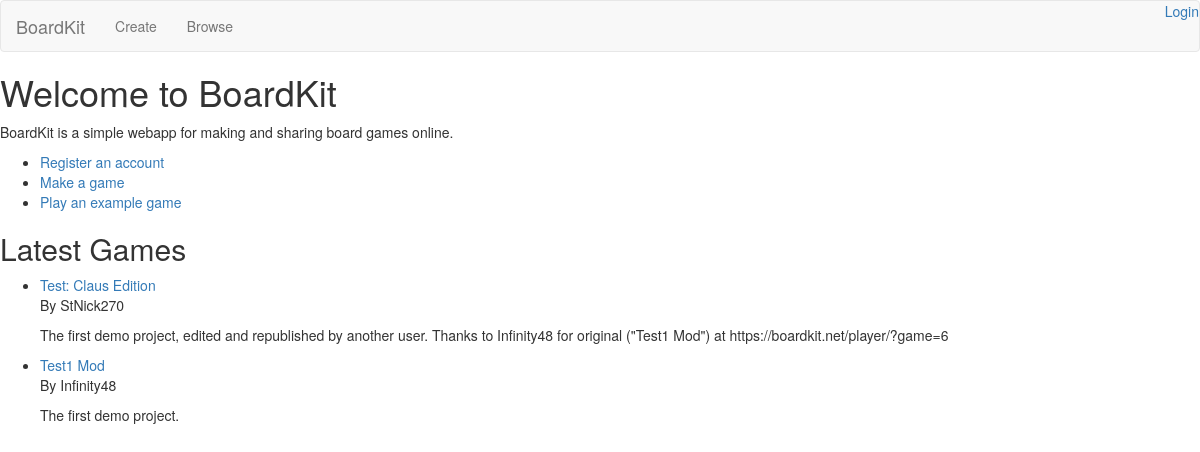
The app's page /, older data.
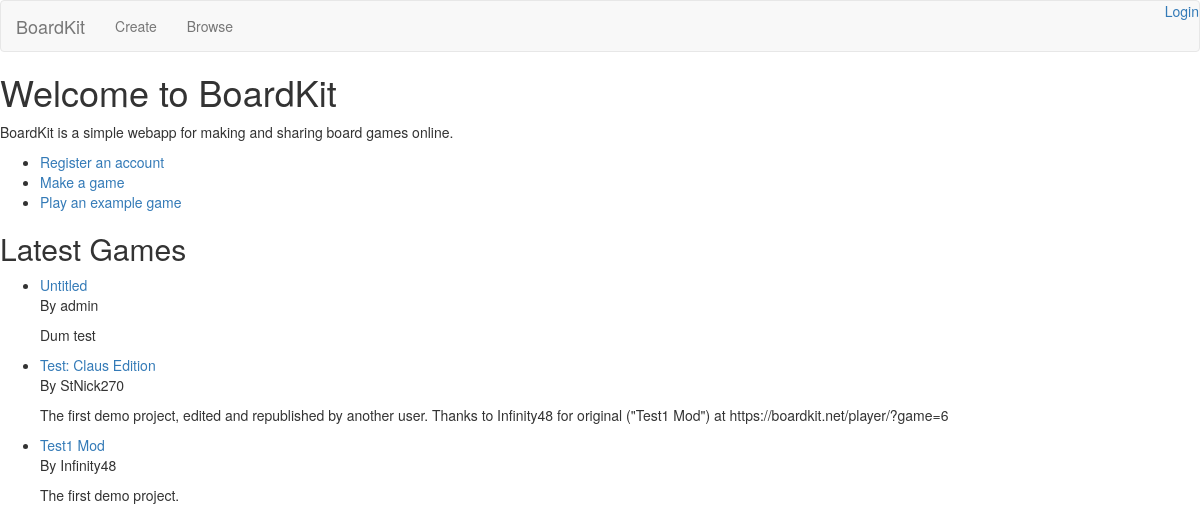
The same page, newer data.
### boardkitbackend/api/models.py (models this page shows)
class Game(models.Model):
    creator = models.ForeignKey(User,
                                related_name="games",
                                on_delete=models.CASCADE) # User's games should be deleted upon their account being
    name = models.CharField(max_length=50)
    description = models.CharField(max_length=500)
    creation_date = models.DateTimeField(auto_now_add=True, editable=False)
    modification_date = models.DateTimeField(auto_now=True)
    published = models.BooleanField(default=False)
    format_version = models.IntegerField(default=4)
    board = models.JSONField()
    rules = models.JSONField()
    players = models.JSONField()
    categories = models.ManyToManyField(Category, blank=True, related_name="games_in_category")

### frontend/views.py (the view)
# urls.py: path("", views.IndexView.as_view(), name="index"),
class IndexView(TemplateView):
    template_name = 'frontend/index.html'
    extra_context = None
    def setup(self, request, *args, **kwargs):
        super().setup(request, *args, **kwargs)
        self.extra_context = {'new_games': Game.objects.defer('board').filter(published=True).order_by('-creation_date')[:5]}

### frontend/templates/frontend/index.html (shortened to what this page needs)
{% extends 'shared/base.html' %}
{% block body %}
    {{ block.super }}
    <h1>Welcome to BoardKit</h1>
    <p>BoardKit is a simple webapp for making and sharing board games online.</p>
    <ul>
        <li><a href="/auth/signup/">Register an account</a></li>
        <li><a href="/editor/">Make a game</a></li>
        <li><a href="/player/?game=6">Play an example game</a></li>
    </ul>
    <h2>Latest Games</h2>
    <ul>
        {% for game in new_games %}
            <li>
                <a href="/player/?game={{ game.id }}">{{ game.name }}</a>
                <p>By {{ game.creator.username }}</p>
                <p>{{ game.description }}</p>
            </li>
        {% endfor %}
    </ul>
{% endblock %}

Row changes from the older to the newer data that the page shows:
added Game: name "Untitled", creator.username "admin", description "Dum test"
